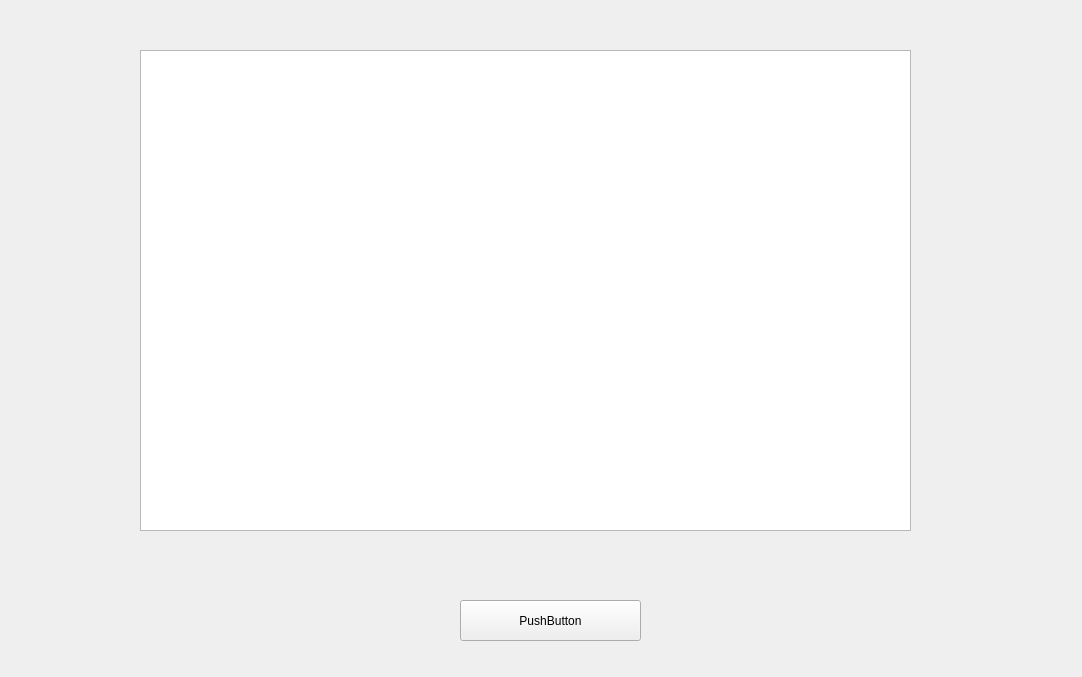
<?xml version="1.0" encoding="UTF-8"?>
<ui version="4.0">
 <class>Widget</class>
 <widget class="QWidget" name="Widget">
  <property name="geometry">
   <rect>
    <x>0</x>
    <y>0</y>
    <width>1082</width>
    <height>677</height>
   </rect>
  </property>
  <property name="windowTitle">
   <string>Widget</string>
  </property>
  <widget class="QPushButton" name="pushButton">
   <property name="geometry">
    <rect>
     <x>460</x>
     <y>600</y>
     <width>181</width>
     <height>41</height>
    </rect>
   </property>
   <property name="text">
    <string>PushButton</string>
   </property>
  </widget>
  <widget class="QTextEdit" name="textEdit">
   <property name="geometry">
    <rect>
     <x>140</x>
     <y>50</y>
     <width>771</width>
     <height>481</height>
    </rect>
   </property>
  </widget>
 </widget>
 <layoutdefault spacing="6" margin="11"/>
 <resources/>
 <connections/>
</ui>
